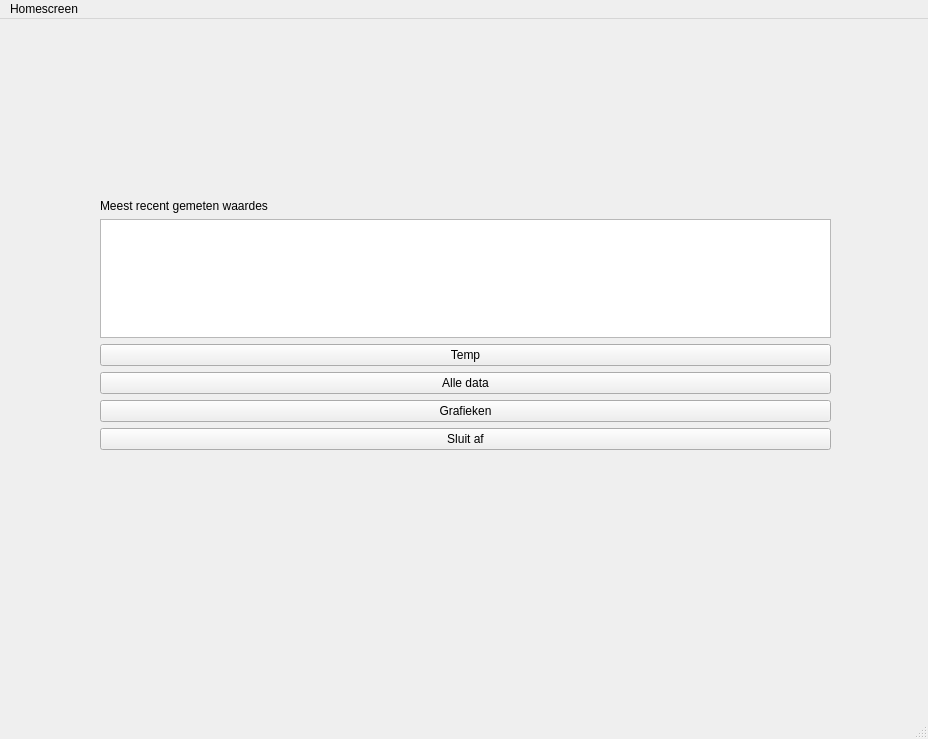
<?xml version="1.0" encoding="UTF-8"?>
<ui version="4.0">
 <class>MainWindow</class>
 <widget class="QMainWindow" name="MainWindow">
  <property name="geometry">
   <rect>
    <x>0</x>
    <y>0</y>
    <width>928</width>
    <height>739</height>
   </rect>
  </property>
  <property name="windowTitle">
   <string>MainWindow</string>
  </property>
  <widget class="QWidget" name="centralwidget">
   <widget class="QWidget" name="gridLayoutWidget">
    <property name="geometry">
     <rect>
      <x>100</x>
      <y>180</y>
      <width>731</width>
      <height>251</height>
     </rect>
    </property>
    <layout class="QGridLayout" name="gridLayout">
     <item row="1" column="0">
      <widget class="QTableView" name="Recent"/>
     </item>
     <item row="0" column="0">
      <widget class="QLabel" name="label">
       <property name="text">
        <string>Meest recent gemeten waardes</string>
       </property>
      </widget>
     </item>
     <item row="7" column="0">
      <widget class="QPushButton" name="pushButton">
       <property name="text">
        <string>Alle data</string>
       </property>
      </widget>
     </item>
     <item row="5" column="0">
      <widget class="QPushButton" name="pushButton_2">
       <property name="text">
        <string>Temp</string>
       </property>
      </widget>
     </item>
     <item row="9" column="0">
      <widget class="QPushButton" name="pushButton_3">
       <property name="text">
        <string>Sluit af</string>
       </property>
      </widget>
     </item>
     <item row="8" column="0">
      <widget class="QPushButton" name="pushButton_4">
       <property name="text">
        <string>Grafieken</string>
       </property>
      </widget>
     </item>
    </layout>
   </widget>
  </widget>
  <widget class="QMenuBar" name="menubar">
   <property name="geometry">
    <rect>
     <x>0</x>
     <y>0</y>
     <width>928</width>
     <height>26</height>
    </rect>
   </property>
   <widget class="QMenu" name="menuHomescreen">
    <property name="title">
     <string>Homescreen</string>
    </property>
   </widget>
   <addaction name="menuHomescreen"/>
  </widget>
  <widget class="QStatusBar" name="statusbar"/>
 </widget>
 <resources/>
 <connections/>
</ui>
